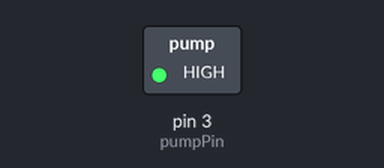
Simulated run of this sketch. Board: Arduino Uno, built with avr-gcc and run on an emulated ATmega328P. Parts: switched loads named in the sketch (green lamp = pin HIGH).

Above: at 0.1 s.
At 5.1 s:
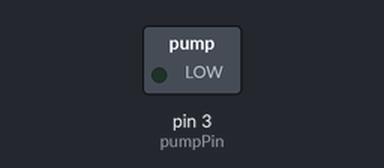
Timing chart, 0 to 6.6 s (numbered marks = the images above):
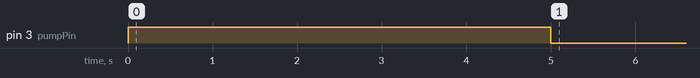

The sketch:

Automated_plant_water_system.ino
```cpp
int pumpPin = 3;
int soilPin = A3;

void setup() {
  // put your setup code here, to run once:
  pinMode(pumpPin,OUTPUT);
  pinMode(soilPin,INPUT);
}

void loop() {
  // put your main code here, to run repeatedly:
  int moisture = analogRead(soilPin);

  if (moisture>400){
    digitalWrite(pumpPin,HIGH);
    delay(5000); //turn on pump for 5 seconds
    digitalWrite(pumpPin,LOW);
    delay(3600000); //wait for 1 hour before checking again
  }
}
```

Measured:
- by itself, pin 3 (pumpPin): LOW → HIGH at 0.00 s, → LOW 5.0 s later
